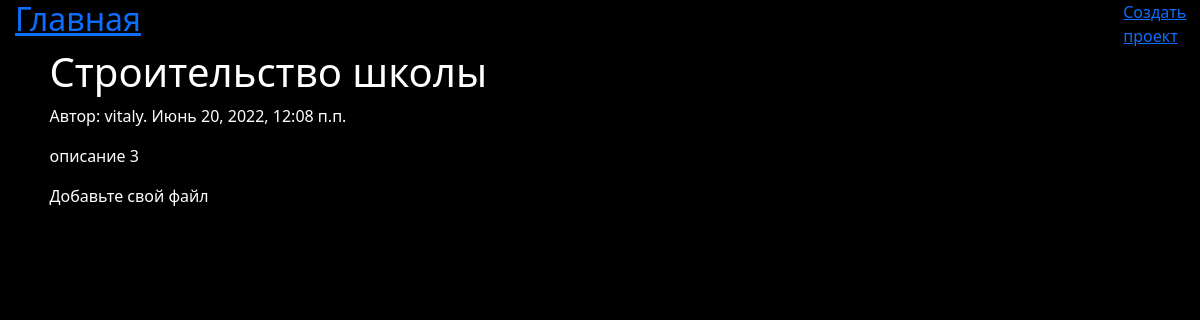
The page /project/1/ on the database as committed earlier.
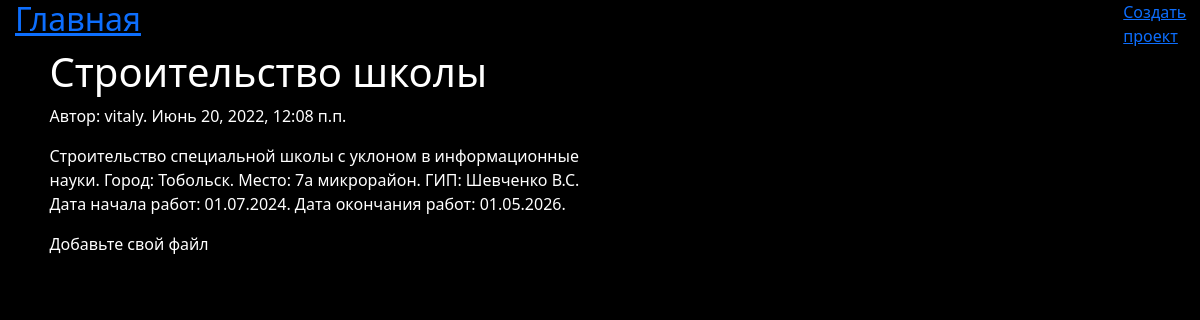
The same page on the database as committed later.
### SVNP/models.py (models this page shows, shortened)
class Project(models.Model):
    author = models.ForeignKey(settings.AUTH_USER_MODEL, on_delete=models.CASCADE)
    name = models.CharField(max_length=200)
    title = models.TextField("Описание", default='')
    created_date = models.DateTimeField(default=timezone.now)
    class Meta:
        verbose_name = "Проект"
        verbose_name_plural = "Проекты"

### SVNP/views.py (the view)
# urls.py: path('project/<int:pk>/', views.project_detail, name='project_detail'),
def project_detail(request, pk):
    projects = get_object_or_404(Project, pk=pk)
    return render(request, 'SVNP/project_detail.html', {'projects': projects})

### SVNP/templates/SVNP/project_detail.html
{% extends 'SVNP/base.html' %}
{% block content %}
	<div class="project">
		<h1>{{ projects.name }}</h1>
		<p>Автор: {{ projects.author }}. {{ projects.created_date }}</p>
		<p>{{ projects.title }}</p>
		<div>
			<p>Добавьте свой файл</p>
		</div>
	</div>
{% endblock %}

Rows that differ between the two databases and show on the page:
changed Project "Строительство школы": title "описание 3" → "Строительство специальной школы с уклоном в информационные науки. Город: Тобольск. Место: 7а микрорайон. ГИП: Шевченко В.С. Дата начала работ: 01.07.2024. Дата окончания работ: 01.05.2026."
